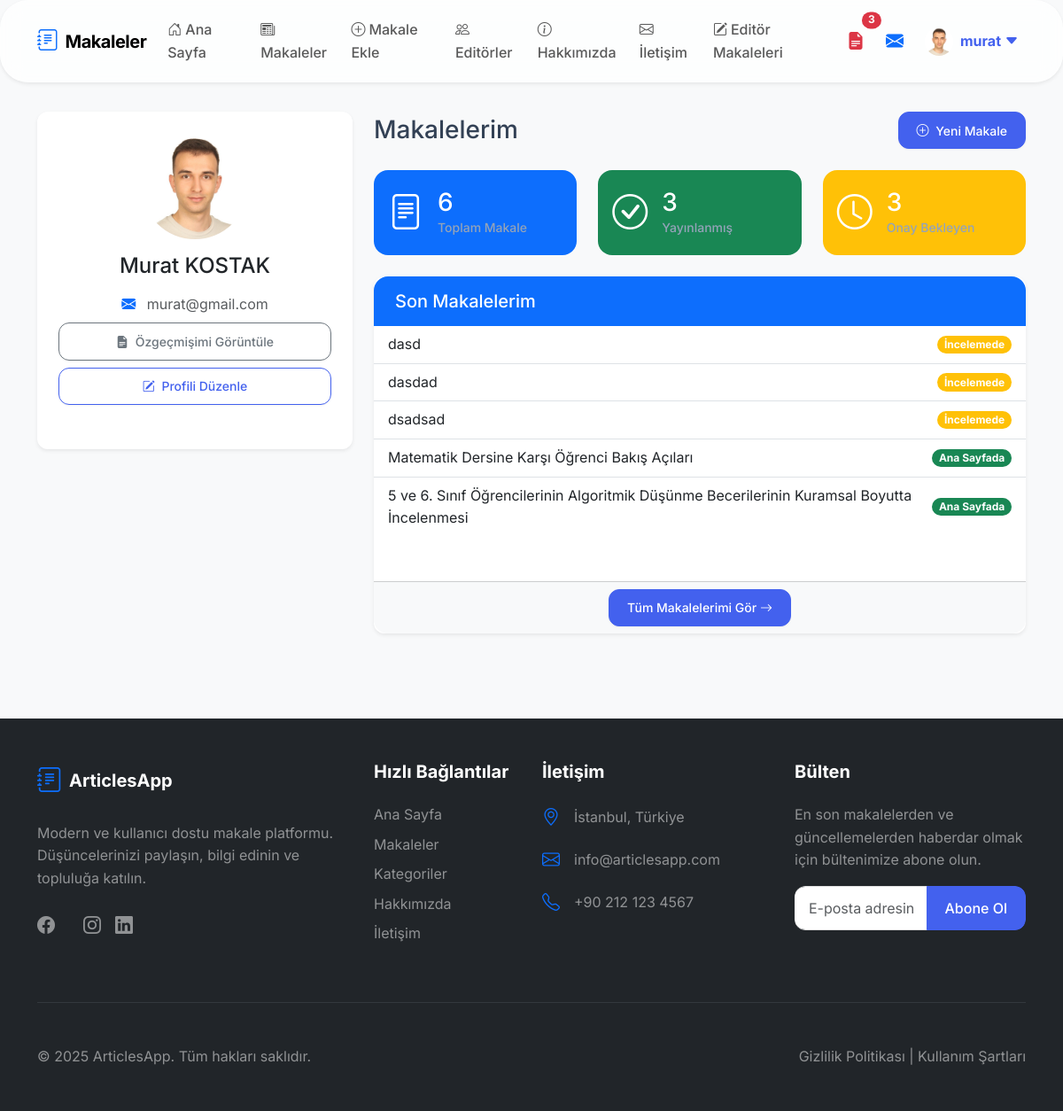
Before: /account/profile/ (signed in) with the older database file.
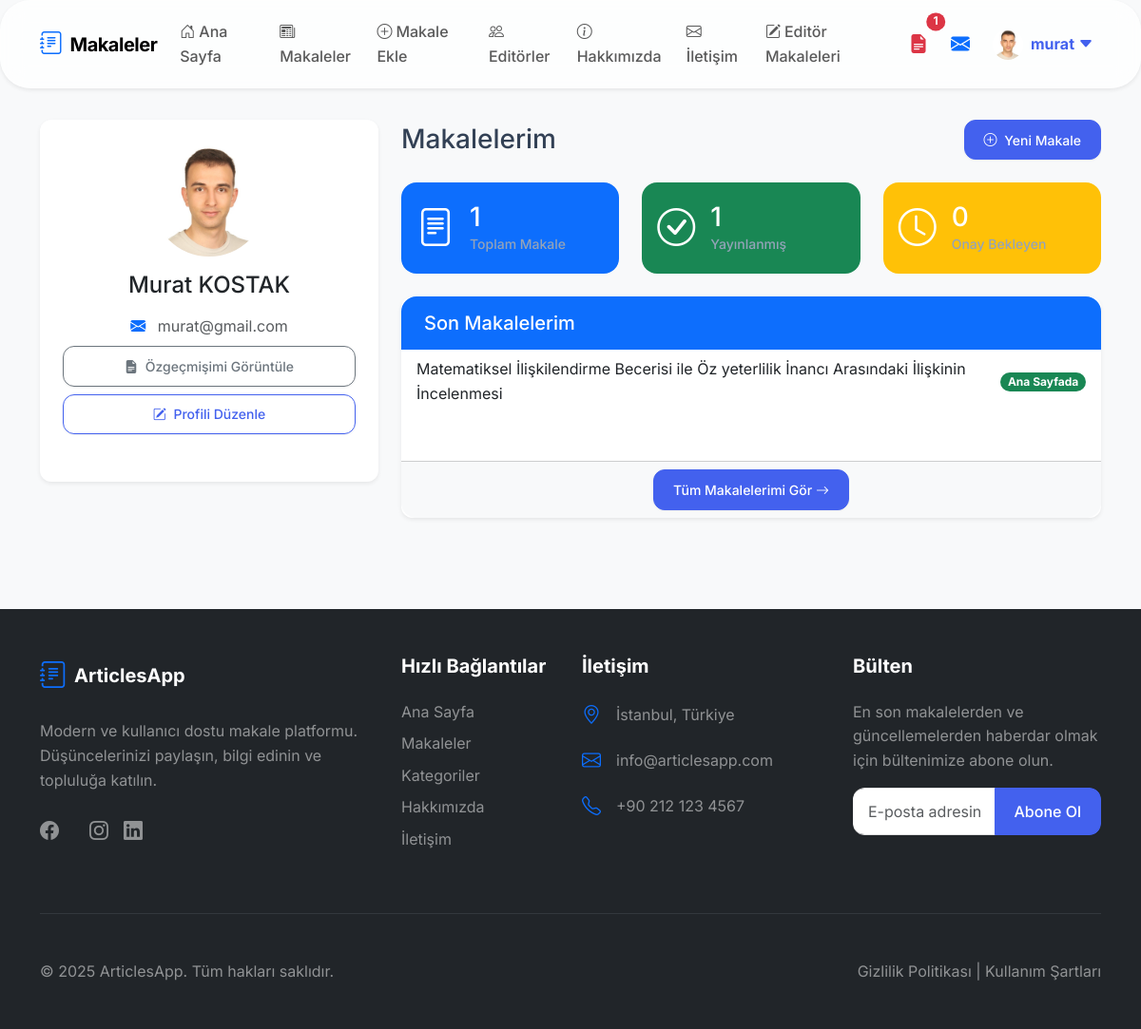
After: the same page with the newer database file.
### account/models.py (models this page shows, shortened)
class Author(models.Model):
    user = models.OneToOneField(User, on_delete=models.CASCADE)
    profile_image = models.ImageField(upload_to="author_profiles", default="author_profiles/default.png")
    bio = models.TextField(blank=True, null=True)
    resume = models.FileField(upload_to="author_resumes", blank=True, null=True)
    is_approved = models.BooleanField(default=False)
    editor_article = models.BooleanField(default=False, help_text="Bu yazarın editör yetkisi")
    created_at = models.DateTimeField(auto_now_add=True)
    updated_at = models.DateTimeField(auto_now=True)

### articles/models.py (models this page shows, shortened)
class Article(models.Model):
    title = models.CharField(max_length=200)
    description = models.TextField()
    image = models.ImageField(upload_to='articles', blank=True, null=True)
    file = models.FileField(
        upload_to=article_file_upload_to,
        blank=True,
        null=True,
        validators=[validate_pdf]
    )
    date = models.DateField(auto_now=True)
    isHome = models.BooleanField(default=False)
    slug = models.SlugField(null=False, blank=True, unique=True)
    categories = models.ManyToManyField("Category")
    author = models.ForeignKey(User, on_delete=models.CASCADE, null=True, blank=True)
    admin_note = models.TextField(blank=True, null=True)
    created_at = models.DateTimeField(auto_now_add=True)
    updated_at = models.DateTimeField(auto_now=True)
    is_admin_note_read_by_author = models.BooleanField(default=True)
    keywords = models.TextField(
        help_text="Anahtar kelimeleri virgülle ayırarak girin",
        blank=True,
        null=True
    )
    class Meta:
        ordering = ['-updated_at']

### account/views.py (the view)
# urls.py: path('profile/', views.profile, name='profile'),
@login_required
def profile(request):
    author, created = Author.objects.get_or_create(user=request.user)
    if created or not author.profile_image:
        author.profile_image = "author_profiles/default.png"
        author.save()
    total_articles = Article.objects.filter(author=request.user).count()
    published_articles = Article.objects.filter(author=request.user, isHome=True).count()
    pending_articles = Article.objects.filter(author=request.user, isHome=False).count()
    recent_articles = Article.objects.filter(author=request.user).order_by('-created_at')[:5]
    context = {
        'author': author,
        'total_articles': total_articles,
        'published_articles': published_articles,
        'pending_articles': pending_articles,
        'recent_articles': recent_articles,
    }
    return render(request, 'account/profile.html', context)

### account/templates/account/profile.html (shortened to what this page needs)
{% extends 'layout.html' %}
{% load static %}
{% block css_file %}
<link rel="stylesheet" href="{% static 'account/css/style.css' %}">
{% endblock %}
{% block content %}
    <div class="row">
        <div class="col-lg-4 mb-4 mb-lg-0">
            <div class="card modern-card shadow-sm slide-up sticky-lg-top" style="top: 2rem;">
                <div class="card-body text-center p-4">
                    {% if author.profile_image %}
                        <img src="{{ author.profile_image.url }}" alt="{{ user.username }}" class="rounded-circle mb-3" style="width: 120px; height: 120px; object-fit: cover;">
                    {% else %}
                        <div class="profile-image-placeholder rounded-circle mb-3 d-inline-flex align-items-center justify-content-center bg-secondary text-white mx-auto" style="width: 120px; height: 120px;">
                            <i class="bi bi-person-fill" style="font-size: 4rem;"></i>
                        </div>
                    {% endif %}
                    <h4 class="mb-1">{{ user.get_full_name|default:user.username }}</h4>
                    <div class="user-info mt-3">
                        {% if user.email %}
                        <div class="mb-2">
                            <i class="bi bi-envelope-fill text-primary me-2"></i>
                            <span class="text-muted">{{ user.email }}</span>
                        </div>
                        {% endif %}
                    </div>
                    <div class="d-grid gap-2">
                        {% if author.resume %}
                        <a href="{{ author.resume.url }}" class="btn btn-outline-secondary btn-sm" target="_blank">
                            <i class="bi bi-file-earmark-text-fill me-1"></i> Özgeçmişimi Görüntüle
                        </a>
                        {% endif %}
                        <a href="{% url 'account:profile_edit' %}" class="btn btn-outline-primary btn-sm">
                            <i class="bi bi-pencil-square me-1"></i> Profili Düzenle
                        </a>
                    </div>
                </div>
            </div>
        </div>
        <div class="col-lg-8">
            <div class="d-flex justify-content-between align-items-center mb-4">
                <h3 class="mb-0">Makalelerim</h3>
                <a href="{% url 'articles:article_create' %}" class="btn btn-primary btn-sm">
                    <i class="bi bi-plus-circle me-1"></i> Yeni Makale
                </a>
            </div>
            <div class="row mb-4">
                <div class="col-md-4 mb-3 mb-md-0">
                    <div class="stat-card bg-primary text-white rounded-4 p-3 slide-up">
                        <div class="d-flex align-items-center">
                            <div class="stat-icon me-3">
                                <i class="bi bi-file-text fs-1"></i>
                            </div>
                            <div>
                                <h3 class="stat-number mb-0">{{ total_articles }}</h3>
                                <p class="stat-label mb-0">Toplam Makale</p>
                            </div>
                        </div>
                    </div>
                </div>
                <div class="col-md-4 mb-3 mb-md-0">
                    <div class="stat-card bg-success text-white rounded-4 p-3 slide-up">
                        <div class="d-flex align-items-center">
                            <div class="stat-icon me-3">
                                <i class="bi bi-check-circle fs-1"></i>
                            </div>
                            <div>
                                <h3 class="stat-number mb-0">{{ published_articles }}</h3>
                                <p class="stat-label mb-0">Yayınlanmış</p>
                            </div>
                        </div>
                    </div>
                </div>
                <div class="col-md-4">
                    <div class="stat-card bg-warning text-white rounded-4 p-3 slide-up">
                        <div class="d-flex align-items-center">
                            <div class="stat-icon me-3">
                                <i class="bi bi-clock fs-1"></i>
                            </div>
                            <div>
                                <h3 class="stat-number mb-0">{{ pending_articles }}</h3>
                                <p class="stat-label mb-0">Onay Bekleyen</p>
                            </div>
                        </div>
                    </div>
                </div>
            </div>
            <div class="card modern-card shadow-sm slide-up mb-4">
                <div class="card-header modern-card-header bg-primary text-white rounded-top-4">
                    <h5 class="mb-0">Son Makalelerim</h5>
                </div>
                <div class="card-body p-0">
                    <ul class="list-group list-group-flush">
                        {% if recent_articles %}
                            {% for article in recent_articles %}
                                <li class="list-group-item d-flex justify-content-between align-items-center">
                                    <a href="{% url 'articles:article_details' article.slug %}" class="text-decoration-none text-dark me-2">{{ article.title }}</a>
                                    <span class="badge {% if article.isHome %}bg-success{% else %}bg-warning{% endif %} rounded-pill">
                                        {% if article.isHome %}Ana Sayfada{% else %}İncelemede{% endif %}
                                    </span>
                                </li>
                            {% endfor %}
                        {% else %}
                            <li class="list-group-item text-center text-muted">Henüz makale yok.</li>
                        {% endif %}
                    </ul>
                </div>
                {% if recent_articles %}
                <div class="card-footer text-center bg-light rounded-bottom-4">
                    <a href="{% url 'account:my_articles' %}" class="btn btn-primary btn-sm text-decoration-none">Tüm Makalelerimi Gör <i class="bi bi-arrow-right"></i></a>
                </div>
                {% endif %}
            </div>
        </div>
    </div>
{% endblock %}

### templates/partials/_nav.html (shortened to what this page needs)
{% load static %}
<nav class="navbar navbar-expand-lg navbar-light bg-white shadow-sm">
  <div class="container">
    <a class="navbar-brand d-flex align-items-center" href="/">
      <i class="bi bi-journal-text fs-4 me-2 text-primary"></i>
      <span>Makaleler</span>
    </a>
    <div class="collapse navbar-collapse" id="navbarNav">
      <ul class="navbar-nav me-auto mb-2 mb-lg-0">
        <li class="nav-item">
          <a href="/" class="nav-link {% if request.resolver_match.url_name == 'index' and request.resolver_match.app_name == '' %}active fw-bold{% endif %}">
            <i class="bi bi-house-door me-1"></i>Ana Sayfa
          </a>
        </li>
        <li class="nav-item">
          <a href="/makale/" class="nav-link {% if request.resolver_match.app_name == 'articles' and request.resolver_match.url_name == 'index' %}active fw-bold{% endif %}">
            <i class="bi bi-newspaper me-1"></i>Makaleler
          </a>
        </li>
        {% if user.is_authenticated and not user.is_superuser %}
        <li class="nav-item">
          <a href="{% url 'articles:article_create' %}" class="nav-link {% if request.resolver_match.url_name == 'article_create' %}active fw-bold{% endif %}">
            <i class="bi bi-plus-circle me-1"></i>Makale Ekle
          </a>
        </li>
        {% endif %}
        <li class="nav-item">
          <a href="{% url 'account:authors_list' %}" class="nav-link {% if request.resolver_match.url_name == 'authors_list' %}active fw-bold{% endif %}">
            <i class="bi bi-people me-1"></i>Editörler
          </a>
        </li>
        <li class="nav-item">
          <a href="/about/" class="nav-link {% if request.resolver_match.url_name == 'about' %}active fw-bold{% endif %}">
            <i class="bi bi-info-circle me-1"></i>Hakkımızda
          </a>
        </li>
        <li class="nav-item">
          <a href="/contact/" class="nav-link {% if request.resolver_match.url_name == 'contact' %}active fw-bold{% endif %}">
            <i class="bi bi-envelope me-1"></i>İletişim
          </a>
        </li>
        {% if user.is_authenticated %}
            {% if user.author.editor_article %}
                <li class="nav-item">
                    <a href="{% url 'account:editor_articles' %}" class="nav-link nav-link-red {% if request.resolver_match.url_name == 'editor_articles' %}active fw-bold{% endif %}">
                        <i class="bi bi-pencil-square me-1"></i>Editör Makaleleri
                    </a>
                </li>
            {% endif %}
        {% endif %}
      </ul>
      <ul class="navbar-nav">
        {% if user.is_authenticated %}
            {% if user.is_superuser %}
                {% if unread_messages_count > 0 %}
                <li class="nav-item me-2">
                    <a href="{% url 'pages:admin_contact' %}" class="nav-link position-relative">
                        <i class="bi bi-envelope-exclamation-fill fs-5 text-danger"></i>
                        <span class="position-absolute top-0 start-100 translate-middle badge rounded-pill bg-danger" style="z-index: 1; font-size: 0.75em; padding: .3em .6em; min-width: 1.5em; min-height: 1.5em; display: flex; align-items: center; justify-content: center;">
                            {{ unread_messages_count }}
                            <span class="visually-hidden">unread messages</span>
                        </span>
                    </a>
                </li>
                {% endif %}
                {% if draft_articles_count > 0 %}
                <li class="nav-item me-2">
                    <a href="{% url 'articles:article_list' %}" class="nav-link position-relative">
                        <i class="bi bi-file-earmark-text-fill fs-5 text-danger"></i>
                        <span class="position-absolute top-0 start-100 translate-middle badge rounded-pill bg-danger" style="z-index: 1; font-size: 0.75em; padding: .3em .6em; min-width: 1.5em; min-height: 1.5em; display: flex; align-items: center; justify-content: center;">
                            {{ draft_articles_count }}
                            <span class="visually-hidden">draft articles</span>
                        </span>
                    </a>
                </li>
                {% endif %}
            {% else %}
            {% if user.author.editor_article and editor_draft_articles_count > 0 %}
            <li class="nav-item me-2">
                <a href="{% url 'account:editor_articles' %}" class="nav-link position-relative">
                    <i class="bi bi-file-earmark-text-fill fs-5 text-danger"></i>
                    <span class="position-absolute top-0 start-100 translate-middle badge rounded-pill bg-danger" style="z-index: 1; font-size: 0.75em; padding: .3em .6em; min-width: 1.5em; min-height: 1.5em; display: flex; align-items: center; justify-content: center;">
                        {{ editor_draft_articles_count }}
                    </span>
                </a>
            </li>
            {% endif %}
            <li class="nav-item me-2">
                <a href="{% url 'account:my_articles' %}" class="nav-link position-relative">
                    <i class="bi bi-envelope-fill fs-5 text-primary"></i>
                </a>
            </li>
            {% endif %}
        <li class="nav-item dropdown">
          <a class="nav-link dropdown-toggle d-flex align-items-center {% if request.resolver_match.url_name == 'profile' or request.resolver_match.url_name == 'profile_edit' or request.resolver_match.url_name == 'change_password' or request.resolver_match.url_name == 'my_articles' %}active fw-bold{% endif %}" href="#" id="userDropdown"
             role="button" data-bs-toggle="dropdown" aria-expanded="false">
            <div class="d-flex align-items-center">
              {% if user.author.profile_image %}
                <img src="{{ user.author.profile_image.url }}" class="rounded-circle me-2" width="32" height="32" alt="{{ user.username }}" style="object-fit: cover;">
              {% else %}
                <div class="rounded-circle bg-primary bg-opacity-10 d-flex justify-content-center align-items-center me-2"
                     style="width: 32px; height: 32px;">
                  <i class="bi bi-person text-primary"></i>
                </div>
              {% endif %}
              <span>{{ user.username }}<i class="bi bi-caret-down-fill ms-1"></i></span>
            </div>
          </a>
        </li>
        {% endif %}
      </ul>
    </div>
  </div>
</nav>
</body>
</html>

Changed rows visible on the page:
removed Article: title "dasd", isHome "İncelemede"
removed Article: title "dasdad", isHome "İncelemede"
removed Article: title "dsadsad", isHome "İncelemede"
removed Article: title "Matematik Dersine Karşı Öğrenci Bakış Açıları", isHome "Ana Sayfada"
removed Article: title "5 ve 6. Sınıf Öğrencilerinin Algoritmik Düşünme Becerilerinin Kuramsal Boyutta İncelenmesi", isHome "Ana Sayfada"
now on this page (row unchanged): Article: title "Matematiksel İlişkilendirme Becerisi ile Öz yeterlilik İnancı Arasındaki İlişkinin İncelenmesi", isHome "Ana Sayfada"
Other visible differences:
{{ editor_draft_articles_count }}: "3" → "1"
{{ total_articles }}: "6" → "1"
{{ published_articles }}: "3" → "1"
{{ pending_articles }}: "3" → "0"
